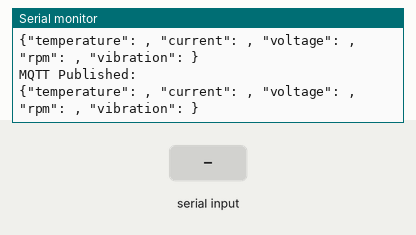
Simulated run of this sketch. Board: ESP32. Shown: the last lines printed to the serial monitor. Inputs (shaded band) come from the test bench. WiFi joins after 1.5 s; servers stay silent unless stated; no MQTT or app messages arrive unless stated.

Above: at 2.7 s.
2.8 s: "TEMP:\n" received over the second serial link
At 3.4 s:
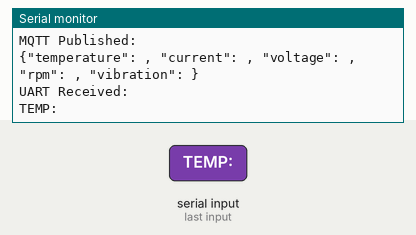
4.3 s: "CUR:\n" received over the second serial link
At 4.48 s:
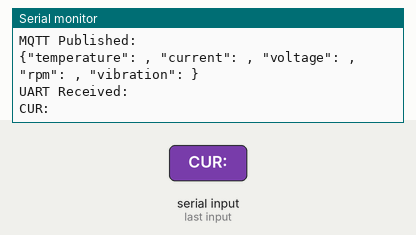
5.8 s: "VOLT:\n" received over the second serial link
At 6.4 s:
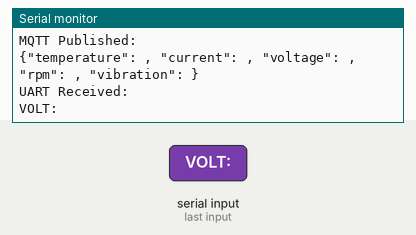
7.3 s: "RPM:\n" received over the second serial link
At 7.48 s:
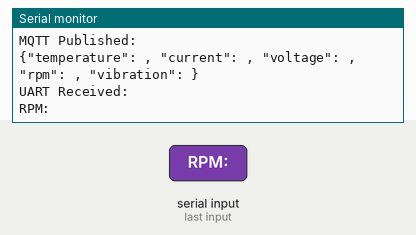
8.8 s: "VIB:\n" received over the second serial link
At 9.4 s:
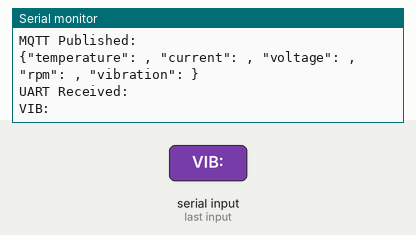
10.3 s: ",\n" received over the second serial link
At 10.48 s:
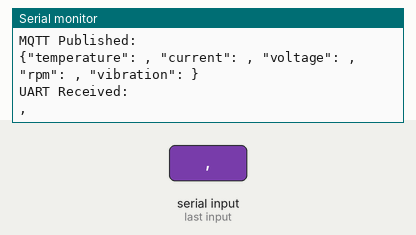

Measured:
- after the input at 2.8 s, the serial monitor: prints a new line at once (image 1)
- after the input at 4.3 s, the serial monitor: prints a new line at once (image 2)
- after the input at 5.8 s, the serial monitor: prints a new line at once (image 3)
- after the input at 7.3 s, the serial monitor: prints a new line at once (image 4)
- after the input at 8.8 s, the serial monitor: prints a new line at once (image 5)
- after the input at 10.3 s, the serial monitor: prints a new line at once (image 6)

The sketch:

ESP32.ino
```cpp
#include <WiFi.h>
#include <PubSubClient.h>

/* ================= WiFi Credentials ================= */
const char* ssid     = "ssid_name";
const char* password = "ssid_password";

/* ================= MQTT Config ================= */
const char* mqtt_server = "laptop/pc_id";
const int   mqtt_port   = 1883;
const char* mqtt_topic  = "sensor/data";

WiFiClient espClient;
PubSubClient client(espClient);

/* ================= Sensor Data ================= */
String temperature = "";
String currentVal  = "";
String voltage     = "";
String rpm         = "";
String vibration   = "";

/* ================= MQTT Reconnect ================= */
void reconnectMQTT() {
  while (!client.connected()) {
    Serial.print("Connecting to MQTT...");

    if (client.connect("ESP32_PDM")) {
      Serial.println(" Connected!");
    } else {
      Serial.print(" Failed, rc=");
      Serial.println(client.state());
      delay(2000);
    }
  }
}

/* ================= Parse UART Data ================= */
void parseData(String data) {

  int t  = data.indexOf("TEMP:");
  int c  = data.indexOf("CUR:");
  int v  = data.indexOf("VOLT:");
  int r  = data.indexOf("RPM:");
  int vb = data.indexOf("VIB:");

  if (t  != -1) temperature = data.substring(t + 5, data.indexOf(",", t));
  if (c  != -1) currentVal  = data.substring(c + 4, data.indexOf(",", c));
  if (v  != -1) voltage     = data.substring(v + 5, data.indexOf(",", v));
  if (r  != -1) rpm         = data.substring(r + 4, data.indexOf(",", r));
  if (vb != -1) vibration   = data.substring(vb + 4);
}

/* ================= Setup ================= */
unsigned long lastPublish = 0;

void setup() {

  Serial.begin(115200);

  // STM32 UART
  Serial2.begin(115200, SERIAL_8N1, 16, 17);

  /* WiFi */
  WiFi.begin(ssid, password);

  Serial.print("Connecting WiFi");

  while (WiFi.status() != WL_CONNECTED) {
    delay(500);
    Serial.print(".");
  }

  Serial.println("\nWiFi Connected");
  Serial.print("ESP32 IP: ");
  Serial.println(WiFi.localIP());

  /* MQTT */
  client.setServer(mqtt_server, mqtt_port);
}

/* ================= Loop ================= */
void loop() {

  if (!client.connected()) {
    reconnectMQTT();
  }

  client.loop();

  /* Receive STM32 Data */
  if (Serial2.available()) {

    String incoming = Serial2.readStringUntil('\n');
    incoming.trim();

    Serial.println("UART Received:");
    Serial.println(incoming);

    parseData(incoming);
  }

  /* Publish every second */
  if (millis() - lastPublish >= 1000) {

    lastPublish = millis();

    if (temperature != "--") {

      char payload[200];

      snprintf(payload, sizeof(payload),
               "{\"temperature\": %s, "
               "\"current\": %s, "
               "\"voltage\": %s, "
               "\"rpm\": %s, "
               "\"vibration\": %s}",
               temperature.c_str(),
               currentVal.c_str(),
               voltage.c_str(),
               rpm.c_str(),
               vibration.c_str());

      client.publish(mqtt_topic, payload);

      Serial.println("MQTT Published:");
      Serial.println(payload);
    }
  }
}
```
